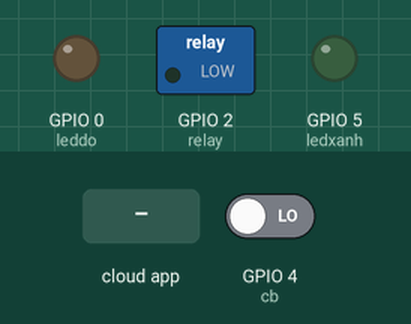
Bench run of a sketch on a simulated ESP8266 (NodeMCU). Parts: switched loads named in the sketch (green lamp = pin HIGH), output pins drawn as LEDs (lit = HIGH). The inputs (shaded band) are chosen by the test bench; at power-on: GPIO 4 (cb) LOW. WiFi joins after 1.5 s; servers stay silent unless stated; the Firebase database answers and starts empty; what the sketch prints to the serial monitor is not drawn.

Above: at 2.7 s.
2.8 s: the phone or cloud app sets HeThong to ON
At 3.9 s:
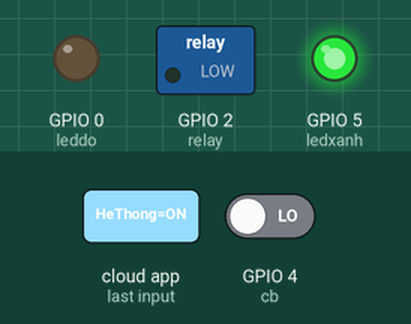
4.6 s: GPIO 4 (cb) driven HIGH
At 6.1 s:
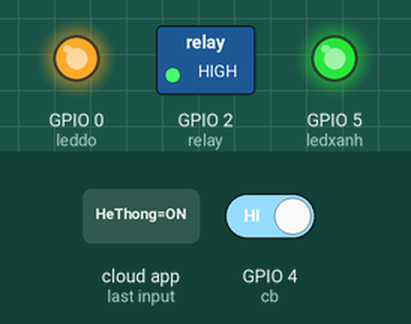
8.2 s: the phone or cloud app sets HeThong to OFF
At 8.9 s:
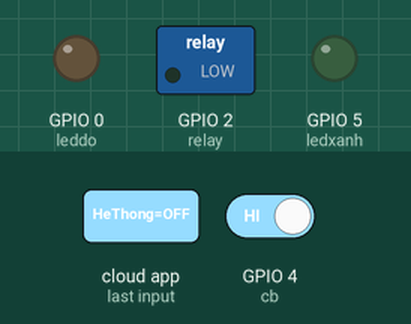
Timing chart, 0 to 11.2 s (numbered marks = the images above; inputs shaded):
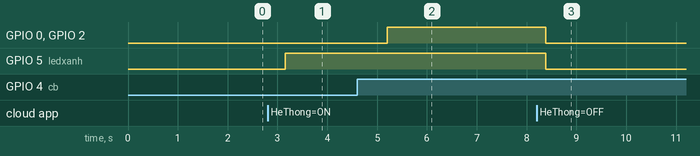

The sketch:

BAI8HETHONGBAOTROMINTERNETFIREBASE_QUAY.ino
```cpp
//FirebaseESP8266.h must be included before ESP8266WiFi.h
#include <ESP8266WiFi.h>
#include <SPI.h>
#include <MFRC522.h>
#include <ArduinoJson.h>
#include "FirebaseESP8266.h"  // Install Firebase ESP8266 library

#define FIREBASE_HOST "lehoangson-5d344-default-rtdb.asia-southeast1.firebasedatabase.app/" //Without http:// or https:// schemes
#define FIREBASE_AUTH "R7ASxz3due7Ws2gbGKL1dKskcGpLBzyIlXpeT0vs"
#define WIFI_SSID "abcd"
#define WIFI_PASSWORD "10120623"

int relay=2;//D4
int cb=4;   //D2
int leddo=0; //D3
int ledxanh=5; //D1
int PinRST = 16; //D0
int PinSDA = 15; //D8
int UID[4], i;
bool baodong;
int ID1[4] = {161, 23, 245, 38};
int ID2[4] = {162, 230, 222, 33};


MFRC522 rfid(PinSDA, PinRST); // Khai báo đối tượng rfid

//Define FirebaseESP8266 data object
FirebaseData firebaseData;
//FirebaseJson json;

String fireStatus = "";// biến chứa trạng thái của đèn LED
String path = "He thong chong trom/";// Đường dẫn tới trường LED trong cấu trúc dữ liệu trên firebase

void setup()
{

  Serial.begin(115200);
  pinMode(relay,OUTPUT);
  pinMode(leddo,OUTPUT);
  pinMode(ledxanh,OUTPUT);
  pinMode(cb,INPUT);
  SPI.begin(); // Khởi động thư viện SPI
  rfid.PCD_Init(); // Khởi động RFID
  WiFi.begin(WIFI_SSID, WIFI_PASSWORD);
  Serial.print("Connecting to Wi-Fi");
  Serial.print(WIFI_SSID);

  while(WiFi.status() != WL_CONNECTED){
    Serial.print(".");
    delay(500);
  }

  Serial.println();
  Serial.print("Conneted to ");
  Serial.println(WIFI_SSID);

  Firebase.begin(FIREBASE_HOST, FIREBASE_AUTH);// Kết nối tới firebase
  Firebase.reconnectWiFi(true);
}

void sensorUpdate(){
  int h = digitalRead(cb);
  Serial.print("cb:");
  Serial.print(h);
}

void Docfirebase(){
    Firebase.getString(firebaseData, path + "HeThong");
    fireStatus = firebaseData.stringData();
        if(fireStatus == "OFF"){
          baodong = false;
        }
        else if(fireStatus == "ON"){
          baodong = true;
        }
}

void RFID() {
  if ( ! rfid.PICC_IsNewCardPresent()) // Đọc thẻ lần 1
    {
      return;
      }
    if ( ! rfid.PICC_ReadCardSerial()) // Đọc toàn bộ dữ liệu của thẻ
    {
      return;
      }

      Serial.print("\nUID của thẻ: ");
      for (byte i = 0; i < rfid.uid.size; i++)
      {
        Serial.print(rfid.uid.uidByte[i] < 0x10 ? " 0" : " "); // Các số 1 chữ số thì thêm số 0 ở trước
        UID[i] = rfid.uid.uidByte[i];
        Serial.print(UID[i]); //

        if(rfid.uid.size - 1 == i) {
          if(UID[i] == ID1[i]){
            baodong = !baodong;
         }
        }
      }
      Serial.println(" ");
}

void Relay(){
  int gtcb = digitalRead(cb);
        if(!baodong) {
          Firebase.setString(firebaseData, path + "HeThong", "OFF");
          digitalWrite(ledxanh, LOW);
          if(gtcb == 1) {
            digitalWrite(relay, LOW);
            digitalWrite(leddo, LOW);
            Firebase.setString(firebaseData, path + "Còi", "OFF");
          }
            else {
              digitalWrite(relay, LOW);
              digitalWrite(leddo, LOW);
              Firebase.setString(firebaseData, path + "Còi", "OFF");
            }
         }

         if(baodong){
          Firebase.setString(firebaseData, path + "HeThong", "ON");
          digitalWrite(ledxanh, HIGH);
          if(gtcb == 1) {
            Firebase.setString(firebaseData, path + "Còi", "ON");
            digitalWrite(relay, HIGH);
            digitalWrite(leddo, HIGH);
            }
          else {
            Firebase.setString(firebaseData, path + "Còi", "OFF");
            digitalWrite(relay, LOW);
            digitalWrite(leddo, LOW);
            }
          }
        rfid.PICC_HaltA(); // Tạm ngừng đọc thẻ
        rfid.PCD_StopCrypto1(); // Ngừng sử dụng đối tượng rfid
}


void loop() {
    sensorUpdate();
    RFID();
    Relay();
    Docfirebase();
 }
```

Measured:
- after the input at 2.8 s, GPIO 5 (ledxanh): LOW → HIGH after 0.35 s
- after the input at 4.6 s, GPIO 0 (leddo), GPIO 2 (relay): LOW → HIGH after 0.60 s
- after the input at 8.2 s, GPIO 0 (leddo), GPIO 2 (relay), GPIO 5 (ledxanh): HIGH → LOW after 0.18 s
